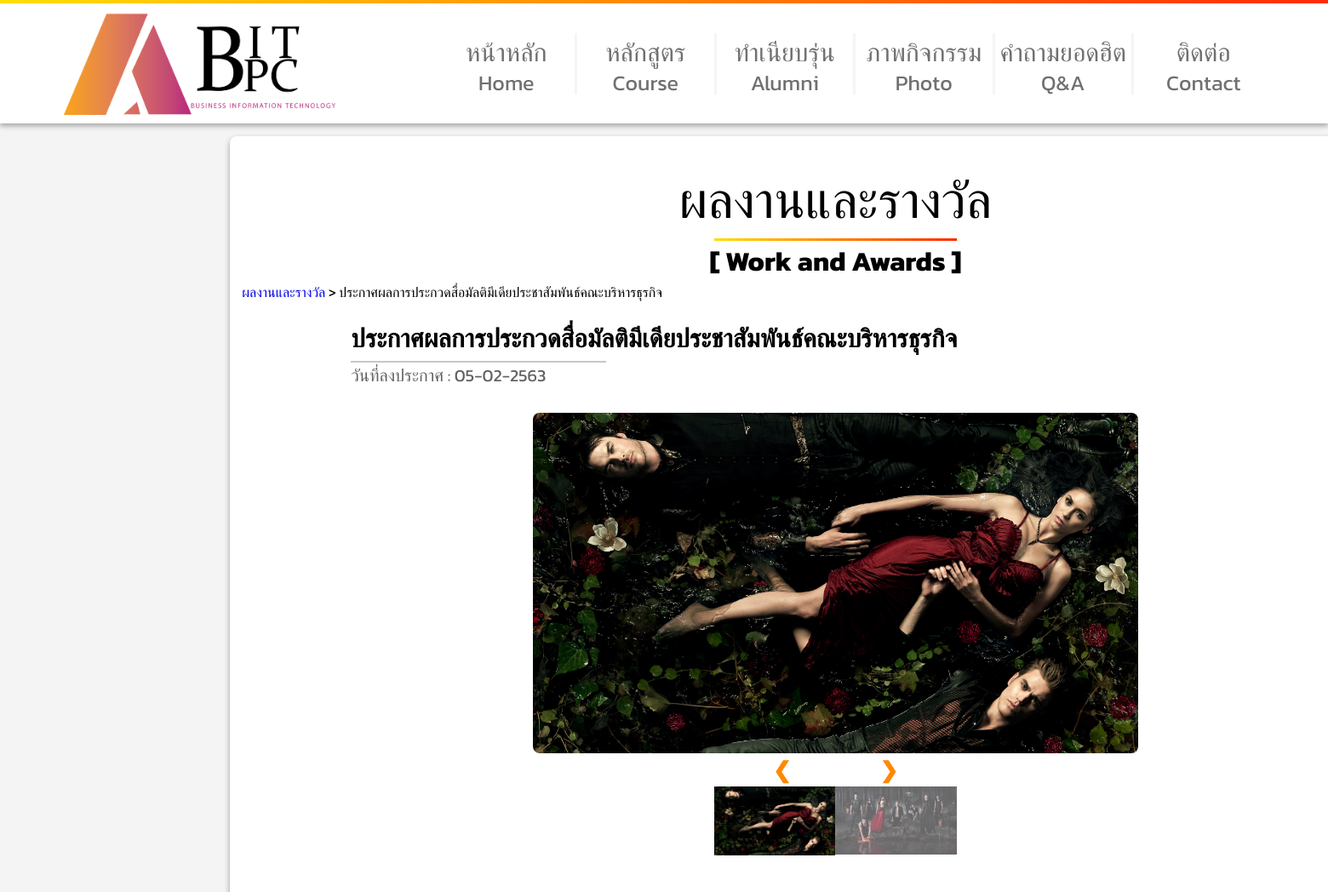
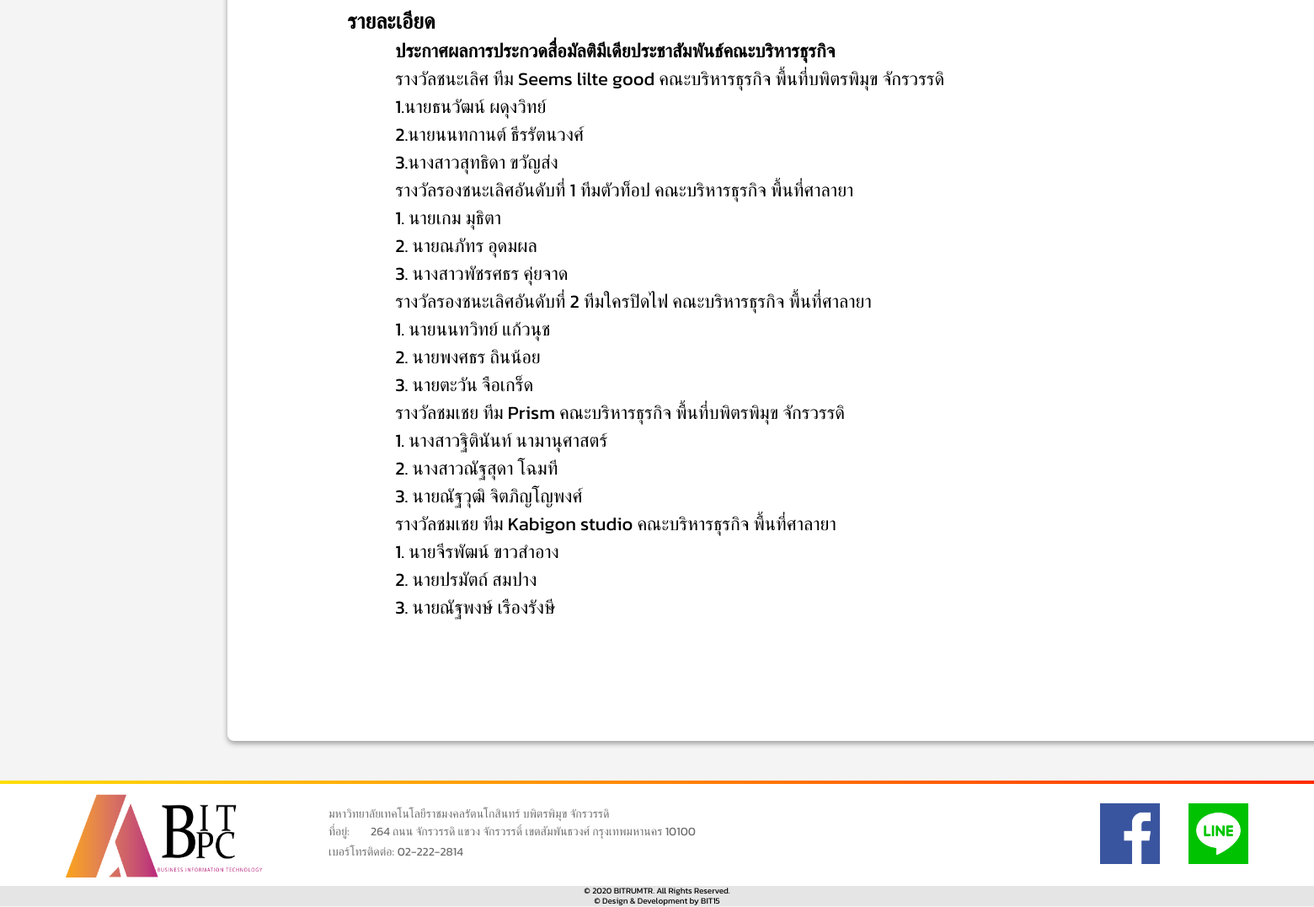
Page /webBPC/deAward.php?id=1 on the committed database (2 pictures, top to bottom).
### tables this page shows
CREATE TABLE `tbawar` (
  `ID` int(5) NOT NULL,
  `Title` varchar(70) NOT NULL,
  `Text` text NOT NULL,
  `Date` text NOT NULL,
  `Awar_1` varchar(50) NOT NULL,
  `Awar_2` varchar(50) NOT NULL,
  `Status` tinyint(1) NOT NULL
);

### webBPC/deAward.php (the view, shortened to what this page needs)
<?php require_once 'connectDB.php'?>
<html lang="en">
<head>
    <link rel="stylesheet" href="../webBPC/headandFooter.css">
    <link rel="stylesheet" href="../webBPC/deAward.css">
</head>
<body>
    <header>
        <div class="container-header">
            <div class="grid-nav">
            <div class="logo">
           <a href="home.php"> <img src="../adminBPC/pic/Image 12224.png" alt="" ></a>
            </div>
            <ul class="menu">
                <li><a href="home.php" >หน้าหลัก<br> <span>Home</span> <div class="border-menu"></div></a> </li>
                <li><a>หลักสูตร<br><span>Course</span><div class="border-menu"></div></a>
            </li>
                <li><a href="Yearbook.php">ทำเนียบรุ่น<br><span>Alumni</span><div class="border-menu"></div></a></li>
                <li><a  href="photo.php">ภาพกิจกรรม<br><span>Photo</span><div class="border-menu"></div></a></li>
                <li><a href="QA.php">คำถามยอดฮิต<br><span>Q&A<div class="border-menu"></div></a></li>
                <li><a href="content.php">ติดต่อ<br> <span>Contact</span><div class="border-menu"></div> </a></li>
            </ul>
        </div>
        </div>
        </header>
        <div class="container">
            <div class="container-detall">
                <h1>ผลงานและรางวัล</h1>
            <div class="border-content-t"></div>
                <h1>[ Work and Awards ]</h1>
                <?php
                if(isset($_GET['id'])){
                    $id=$_GET['id'];
                    $select_posts = "SELECT * FROM tbawar Where ID ='$id'";
                    $result=mysqli_query($conn,$select_posts);
                    while($rs=mysqli_fetch_array($result)){
                        $original_date = $rs['Date'];
                        $timestamp = strtotime($original_date);
                        $new_date = date("d-m-Y", $timestamp);
            echo "  <div class='navi'>
            <a href='WorkAndAwards.php'>ผลงานและรางวัล</a> > $rs[Title] </div><br>
                <div class='con_head'>
                    <h2>$rs[Title]</h2>
                    <div class='hr_head'></div>
                    <p>วันที่ลงประกาศ : $new_date</p>
                </div>
                <div class='zoneimgslider'>
                     <div class='mySlides' >
                            <img   src='../adminBPC/upload_award/$rs[Awar_1]' >
                        </div>
                     <div class='mySlides' >
                            <img   src='../adminBPC/upload_award/$rs[Awar_2]' >
                        </div>
                        <a class='prev' onclick='plusSlides(-1)'>❮</a>
                        <a class='next' onclick='plusSlides(1)'>❯</a>
                        <div class='row'>
                            <div class='column'>
                            <img class='demo cursor' src='../adminBPC/upload_award/$rs[Awar_1]' style='width:100%' onclick='currentSlide(1)' >
                            </div>
                            <div class='column'>
                            <img class='demo cursor' src='../adminBPC/upload_award/$rs[Awar_2]' style='width:100%' onclick='currentSlide(2)' >
                            </div>
                        </div>
                </div>
                    <div class='data'>
                                <h3>รายละเอียด </h3><p class='data_content' name=''>$rs[Text] </p>
                    </div>
            </div> ";
                  }
                }
            ?>
        </div>
    <footer>
        <div class="border"></div>
        <div class="foot">
            <img src="pic/Image 12224.png" alt="" class="logo-f">
            <div class="adddese"><span>มหาวิทยาลัยเทคโนโลยีราชมงคลรัตนโกสินทร์ บพิตรพิมุข จักรวรรดิ</span>
                <div class="add"> <span>ที่อยู่:</span>
                    <span>264 ถนน จักรวรรดิ แขวง จักรวรรดิ์ เขตสัมพันธวงศ์ กรุงเทพมหานคร 10100</span>
                </div>
                <span>เบอร์โทรติดต่อ:</span>
                <span>02-222-2814</span>
            </div>
        </div>
            <div class="social">
                <img src="../webBPC/pic/facebook.png" alt="">
                <img src="../webBPC/pic/line.png" alt="">
            </div>
        <div class="bread">
            <span>© 2020 BITRUMTR. All Rights Reserved. <br> </span>
                     <span>© Design & Development by BIT15</span>
        </div>
    </footer>
</body>
</html>

### webBPC/headandFooter.css (style rules this page uses)
* { margin: 0; padding: 0; box-sizing: border-box; font-family: 'Kanit', sans-serif; -webkit-box-sizing: border-box; -moz-box-sizing: border-box; box-sizing: border-box; }
body { background-color: #F4F4F4; }
header { width: 100%; background-color: #FFFFFF; box-shadow: 0px 3px 6px #00000054; margin-bottom: 1%; }
.border-content-t { background: transparent linear-gradient(to right, #FFDE06 0%, #FF2B00 100%) ; height: 3px; width: 20%; margin: 0 auto; }
.border { background: transparent linear-gradient(to right, #FFDE06 0%, #FF2B00 100%) ; opacity: 1; height: 4px; width: 100%; }
.logo { width: 88%; margin: 0 auto; float: right; }
.logo a img { max-width: 320px; max-height: 133px; }
.logo-f { width: 60%; height: 90%; margin: 3% auto; }
.container-header { max-width: 1920px; width:100%; padding: 10px; text-align: center; }
.grid-nav { display: grid; grid-template-columns:450px 1fr; }
ul.menu { display: grid; grid-template-columns: repeat(6, 1fr); width: 90%; margin-left:5%; }
.menu span { font-size: 25px; }
ul.menu li { border-right: 0.3ch solid #f5f5f5; text-align: center; margin-top: 15%; padding-top: 5%; list-style-type: none; height: 60%; line-height: 30px; transition: ease-in-out 0.3s; }
ul.menu li:nth-child(6) { border-right: 0 solid #C2C2C2; text-align: center; margin-top: 15%; padding-top: 5%; height: 60%; list-style-type: none; }
ul.menu li a { text-decoration: none; color: #707070; font-size: 30px; transition: ease-in-out 0.3s; }
.container-detall { min-height: 100%; }
.navi { float: left; margin-left: 1%; }
.navi a { text-decoration: none; }
footer { background-color: #FFFFFF; width: 100%; bottom: 0; top: 0; }
.foot { display: inline-grid; grid-template-columns: 390px 500px ; }
.foot img { padding-bottom: 10px; }
.foot span { font-size: 14px; color: #707070; }
.adddese { text-align: left; margin-top: 5%; }
.social { margin-top: 1.5%; margin-right: 5%; float: right; }
.social img:nth-child(1) { margin-right:30px }
.bread { text-align: center; background-color: #E5E5E5; line-height: 12px; }
.bread span { font-size:10px }
.add { display: grid; grid-template-columns: 50px 500px; }

### webBPC/deAward.css (style rules this page uses)
.data { position: relative; margin-left: 10%; text-align: left; font-size: 22px; width: 80%; padding-bottom: 10%; margin-top: 10px; }
.data p { padding-left: 5%; }
h1:nth-child(1) { padding-top: 30px; font-weight: 400; font-size: 60px; letter-spacing: 0px; color: #000000; opacity: 1; }
.con_head { margin-top: 20px }
.con_head h2 { margin-left: 10%; width: auto; height: 49px; text-align: left; font-size: 30px; letter-spacing: 0px; color: #000000; opacity: 1; }
.con_head .hr_head { width: 300px; margin-left: 10%; border: 0.3px solid rgb(199, 199, 199); }
.con_head p { font-size: 20px; color: #616161; text-align: left; margin-left: 10%; }
.container-detall { text-align: center; margin-left: 270px; width: 1423px; height: auto; margin-bottom: 3%; background: #FFFFFF 0% 0% no-repeat padding-box; opacity: 1; border-radius: 8px; box-shadow: 0 3px 6px rgb(156, 156, 156); }
.container { text-align: center; width: 100%; background: #F4F4F4 0% 0% no-repeat padding-box; opacity: 1; }
.mySlides img { width: 50%; height: 50%; border-radius: 8px; vertical-align: middle; }
.zoneimgslider { position: relative; }
.mySlides { margin-top: 2%; display: none; }
.cursor { cursor: pointer; }
.prev, .next { cursor: pointer; position: relative; top: 40%; width: auto; padding-left: 50px; padding-right: 50px; margin-top: -50px; color: rgb(255, 136, 0); font-weight: bold; font-size: 26px; border-radius: 0 3px 3px 0; user-select: none; -webkit-user-select: none; }
.prev { margin-left:0%; border-radius: 3px 0 0 3px; }
.next { right: 0; border-radius: 3px 0 0 3px; }
.row:after { content: ""; display: table; clear: both; }
.row { width: 60%; margin: 0 auto; margin-left: 40%; }
.column { float: left; width: 16.66%; height: 15%; }
.demo { opacity: 0.6; }
.active, .demo:hover { opacity: 1; }

### rows in the picture
tbawar: Title "ประกาศผลการประกวดสื่อมัลติมีเดียประชาสัมพันธ์คณะบริหารธุรกิจ", Date "05-02-2563", Awar_1 (picture), Awar_2 (picture), Text "ประกาศผลการประกวดสื่อมัลติมีเดียประชาสัมพันธ์คณะบริหารธุรกิจ รางวัลชนะเลิศ ทีม Seems lilte good คณะบริหารธุรกิจ พื้นที่บพิตรพิมุข จักรวรรดิ 1.นายธนวัฒน์ ผดุงวิทย์ 2.นายนนทกานต์ ธีรรัตนวงศ์ 3.นางสาวสุทธิดา ขวัญส่ง รางวัลรองชนะเลิศอันดับที่ 1 ทีมตัวท็อป คณะบริหารธุรกิจ พื้นที่ศาลายา 1. นายเกม มุธิตา 2. นายณภัทร อุดมผล 3. นางสาวพัชรศธร คุ่ยจาด รางวัลรองชนะเลิศอันดับที่ 2 ทีมใครปิดไฟ คณะบริหารธุรกิจ พื้นที่ศาลายา 1. นายนนทวิทย์ แก้วนุช 2. นายพงศธร ถินน้อย 3. นายตะวัน จือเกร็ด รางวัลชมเชย ทีม Prism คณะบริหารธุรกิจ พื้นที่บพิตรพิมุข จักรวรรดิ 1. นางสาวฐิตินันท์ นามานุศาสตร์ 2. นางสาวณัฐสุดา โฉมที 3. นายณัฐวุฒิ จิตภิญโญพงศ์ รางวัลชมเชย ทีม Kabigon studio คณะบริหารธุรกิจ พื้นที่ศาลายา 1.…"
